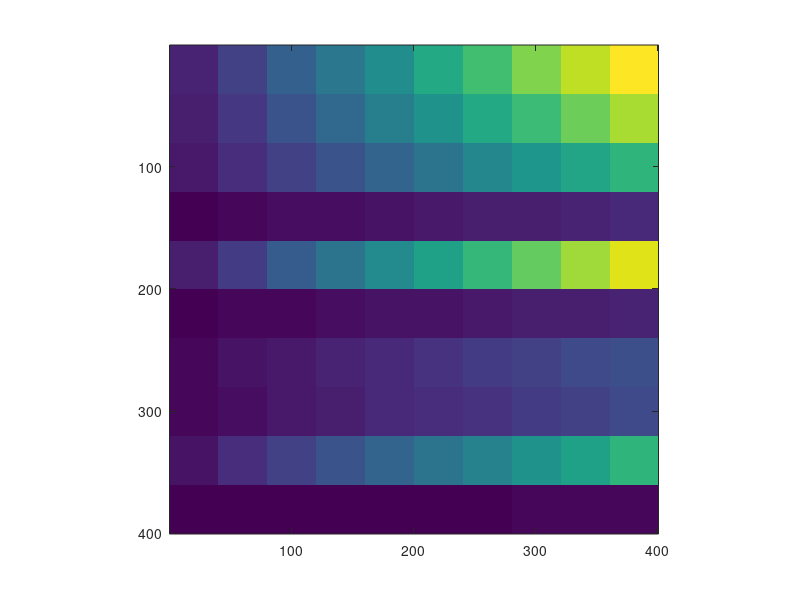

MATLAB code for this plot:
colors = [107,92,64
108,92,64
108,92,64
109,92,65
109,91,65
110,91,65
110,91,65
111,91,65
112,91,65
112,91,65
113,90,65
113,90,65
114,90,65
114,90,65
115,90,65
115,90,65
116,89,66
117,89,66
117,89,66
118,89,66
118,89,66
119,89,66
119,88,67
120,88,67
120,88,67
120,88,67
121,88,67
121,88,68
122,87,68
122,87,68
123,87,68
123,87,69
124,87,69
124,87,69
124,87,69
125,86,70
125,86,70
125,86,70
126,86,70
126,86,71
127,86,71
127,86,71
127,85,72
127,85,72
128,85,72
128,85,73
128,85,73
129,85,73
129,85,74
129,85,74
129,85,75
130,84,75
130,84,75
130,84,76
130,84,76
130,84,77
131,84,77
131,84,77
131,84,78
131,84,78
131,84,79
131,84,79
131,83,80
131,83,80
131,83,80
132,83,81
132,83,81
132,83,82
132,83,82
132,83,83
132,83,83
132,83,84
132,83,84
132,83,85
131,83,85
131,83,86
131,83,86
131,83,87
131,83,87
131,83,88
131,83,88
131,83,89
131,83,90
130,83,90
130,83,91
130,83,91
130,83,92
130,83,92
129,83,93
129,83,93
129,83,94
129,83,94
128,83,95
128,83,96
128,83,96
127,83,97
127,83,97
127,83,98
126,83,98
126,83,99
126,83,100
125,83,100
125,83,101
124,83,101
124,83,102
124,83,102
123,83,103
123,84,103
122,84,104
122,84,105
121,84,105
121,84,106
120,84,106
120,84,107
119,84,107
119,84,108
118,84,108
118,85,109
117,85,110
117,85,110
116,85,111
115,85,111
115,85,112
114,85,112
114,85,113
113,85,113
112,86,114
112,86,114
111,86,115
111,86,115
110,86,116
109,86,116
109,86,117
108,87,117
107,87,117
107,87,118
106,87,118
105,87,119
105,87,119
104,87,120
103,88,120
103,88,120
102,88,121
101,88,121
101,88,122
100,88,122
99,89,122
99,89,123
98,89,123
97,89,123
97,89,124
96,89,124
95,90,124
94,90,125
94,90,125
93,90,125
92,90,125
92,91,126
91,91,126
90,91,126
90,91,126
89,91,127
88,91,127
88,92,127
87,92,127
86,92,127
86,92,127
85,92,128
84,93,128
84,93,128
83,93,128
82,93,128
82,93,128
81,93,128
80,94,128
80,94,128
79,94,128
79,94,128
78,94,128
77,95,128
77,95,128
76,95,128
76,95,128
75,95,128
74,95,128
74,96,128
73,96,128
73,96,128
72,96,128
72,96,128
71,96,128
71,97,128
70,97,127
70,97,127
69,97,127
69,97,127
68,97,127
68,98,127
67,98,126
67,98,126
66,98,126
66,98,126
65,98,125
65,99,125
65,99,125
64,99,125
64,99,124
63,99,124
63,99,124
63,99,123
62,100,123
62,100,123
62,100,122
61,100,122
61,100,122
61,100,121
61,100,121
60,100,120
60,101,120
60,101,120
59,101,119
59,101,119
59,101,118
59,101,118
59,101,118
58,101,117
58,101,117
58,102,116
58,102,116
58,102,115
58,102,115
58,102,114
57,102,114
57,102,113
57,102,113
57,102,112
57,102,112
57,102,111
57,102,111
57,102,110
57,103,110
57,103,109
57,103,108
57,103,108
57,103,107
57,103,107
57,103,106
57,103,106
57,103,105
57,103,105
57,103,104
57,103,103
57,103,103
57,103,102
57,103,102
58,103,101
58,103,101
58,103,100
58,103,100
58,103,99
58,103,98
59,103,98
59,103,97
59,103,97
59,103,96
59,103,96
60,103,95
60,103,94
60,103,94
60,103,93
61,103,93
61,103,92
61,103,92
61,103,91
62,103,91
62,103,90
62,103,89
63,103,89
63,103,88
63,103,88
64,103,87
64,103,87
64,103,86
65,103,86
65,103,85
65,103,85
66,102,84
66,102,84
67,102,83
67,102,83
67,102,82
68,102,82
68,102,81
69,102,81
69,102,80
70,102,80
70,102,79
70,102,79
71,101,78
71,101,78
72,101,78
72,101,77
73,101,77
73,101,76
74,101,76
74,101,76
75,101,75
75,101,75
76,100,74
76,100,74
77,100,74
78,100,73
78,100,73
79,100,73
79,100,72
80,100,72
80,99,72
81,99,71
81,99,71
82,99,71
83,99,70
83,99,70
84,99,70
84,98,69
85,98,69
86,98,69
86,98,69
87,98,68
87,98,68
88,97,68
89,97,68
89,97,67
90,97,67
90,97,67
91,97,67
92,97,67
92,96,66
93,96,66
93,96,66
94,96,66
95,96,66
95,96,66
96,95,66
97,95,65
97,95,65
98,95,65
98,95,65
99,95,65
100,94,65
100,94,65
101,94,65
101,94,65
102,94,65
103,93,65
103,93,65
104,93,64
105,93,64
105,93,64
106,93,64
106,92,64];

maskSize = 400;
checkSize = 40;
mask = [];
for i=1:10
    mask = [mask i*ones(checkSize,checkSize)];
end
for i=2:10
    mask = [mask; rand*mask(1:40,1:400)];
end

tile = unique(mask(:));
colorMask = nan(400,400,3);
for i=1:length(tile)
    thisColor = colors(ceil(rand*size(colors,1)),:);
    row=mod(find(mask==tile(i))-1,400)+1;
    col=floor((find(mask==tile(i))-1)/400)+1;
    colorMask(row,col,1) = thisColor(1)/255;
    colorMask(row,col,2) = thisColor(2)/255;
    colorMask(row,col,3) = thisColor(3)/255;
end


imagesc(mask);
axis square